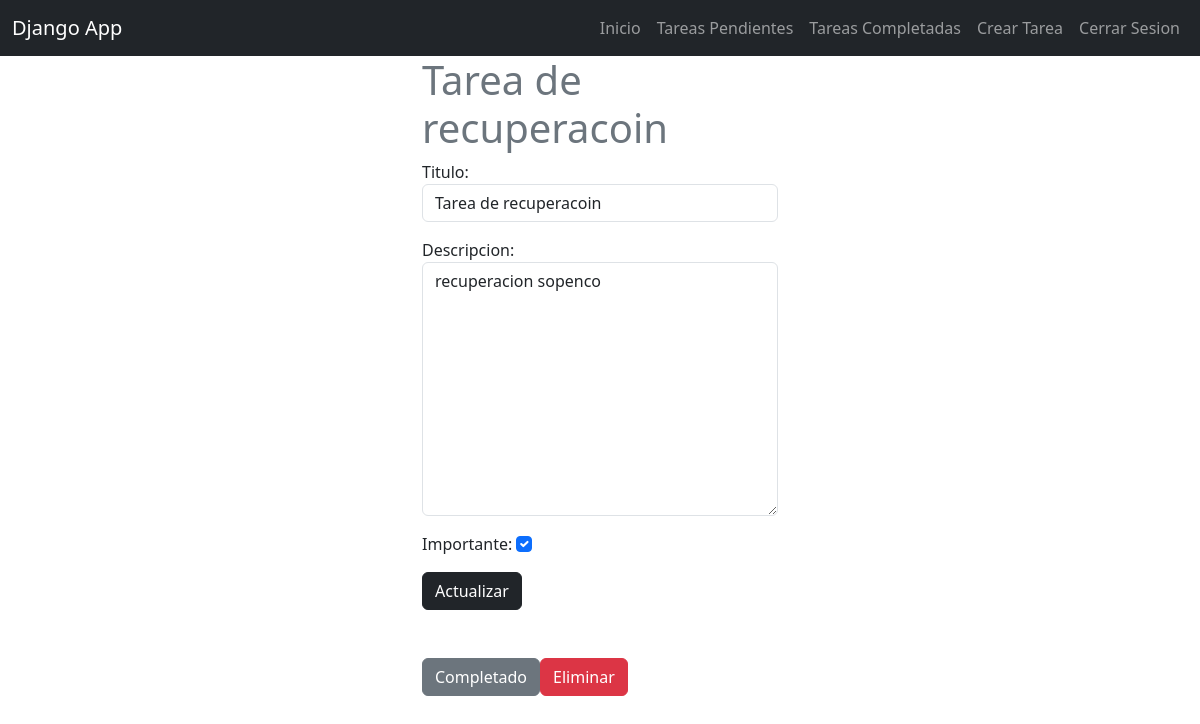
Before: /tasks/10/ (signed in) with the older database file.
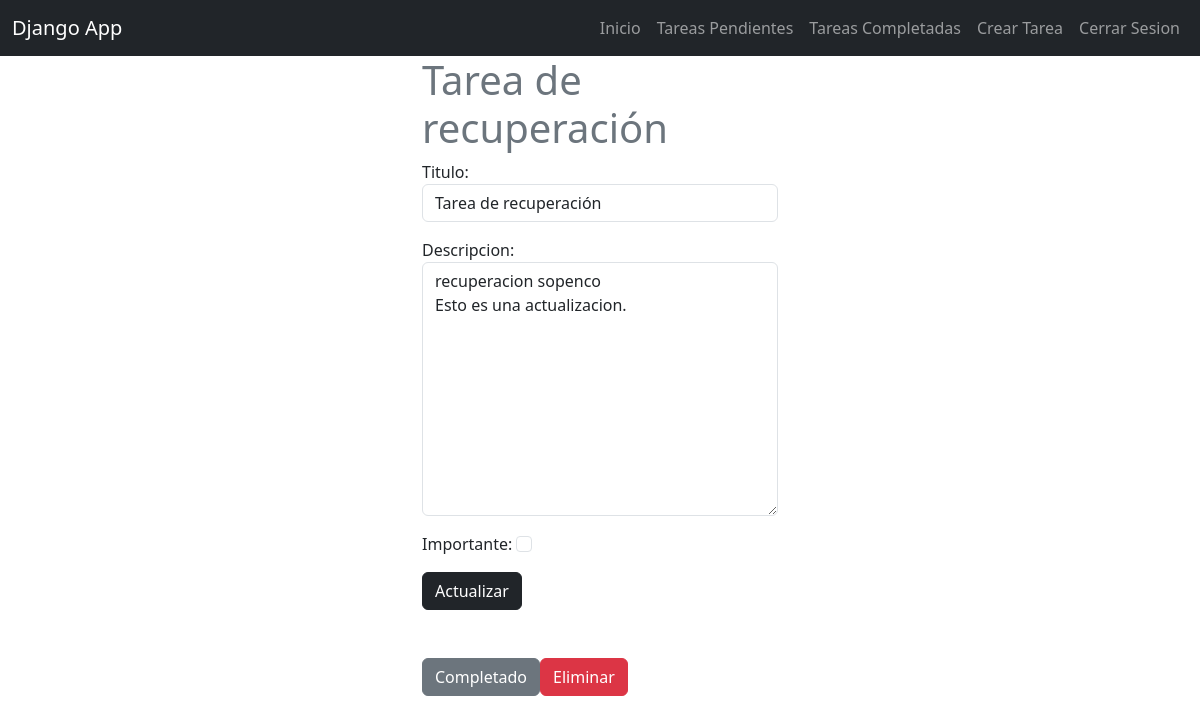
After: the same page with the newer database file.
### tasks/models.py (models this page shows, shortened)
class Task(models.Model):
    titulo = models.CharField(max_length=200) #Titulo
    descripcion = models.TextField(blank=True) #Descripcion
    Fcreado = models.DateTimeField(auto_now_add=True) #para asignar en automatico la fecha y hora en archivo
    Fcompletado = models.DateTimeField(null=True, blank=True) #fecha de completado el blank es para pasar el dato vacio el admin
    importante = models.BooleanField(default=False) #asignar si es importante
    user = models.ForeignKey(User, on_delete=models.CASCADE)  #id usuario

### tasks/views.py (the view, shortened to what this page needs)
# urls.py: path('tasks/<int:tarea_id>/', views.task_detalles, name='detalle_tareas'), #le agregamos un dato dinamico aqui y en views.py
@login_required
def task_detalles(request, tarea_id):   #agregamos el dato dinamico que pusimos en urls
    if request.method == 'GET':
        tarea = get_object_or_404(Task, pk=tarea_id, user=request.user) #pasamos el modelo de consulta
        form = TaskForm(instance=tarea)
        return render(request, 'tasks_detalles.html', {
            'task': tarea,
            'form': form
            })

### tasks/forms.py
class TaskForm(forms.ModelForm):  #creamos las clase
    class Meta:   #introducimos una clase meta para procesar datos
        model = Task  #referenciamos el modelo tarea.
        fields = ['titulo', 'descripcion', 'importante']
        widgets = { #esto es un diccionario para mandar un formulario en la vista create_tasks.html
            'titulo': forms.TextInput(attrs={'class':'form-control', 'placeholder':'Titulo de la tarea.'}),
            'descripcion': forms.Textarea(attrs={'class':'form-control', 'placeholder':'Describe la tarea.'}),
            'importante': forms.CheckboxInput(attrs={'class':'form-check-input'}),
        }

### tasks/templates/tasks_detalles.html (shortened to what this page needs)
{% extends 'base.html' %}
{% block content %}
<main class="container">
    <div class="col row">
        <div class="col-md-4 offset-md-4">
            <h1 class="text-secondary">{{task.titulo}}</h1>
            <form method="POST">
                {{form.as_p}}
                <button class="btn btn-dark">
                    Actualizar
                </button>
            </form>
            <div class="mt-5 d-flex">
                <form action="{% url 'complete_task' task.id %}" method="POST">
                    <button class="btn btn-secondary">
                        Completado
                    </button>
                </form>
                <form action="{% url 'delete_task' task.id %}" method="POST">
                    <button class="btn btn-danger">
                        Eliminar
                    </button>
                </form>
            </div>
        </div>
    </div>
</main>
{% endblock %}

Changed rows visible on the page:
changed Task: titulo "Tarea de recuperacoin" → "Tarea de recuperación"; descripcion "recuperacion sopenco" → "recuperacion sopenco Esto es una actualizacion."; importante "☑" → "☐"
